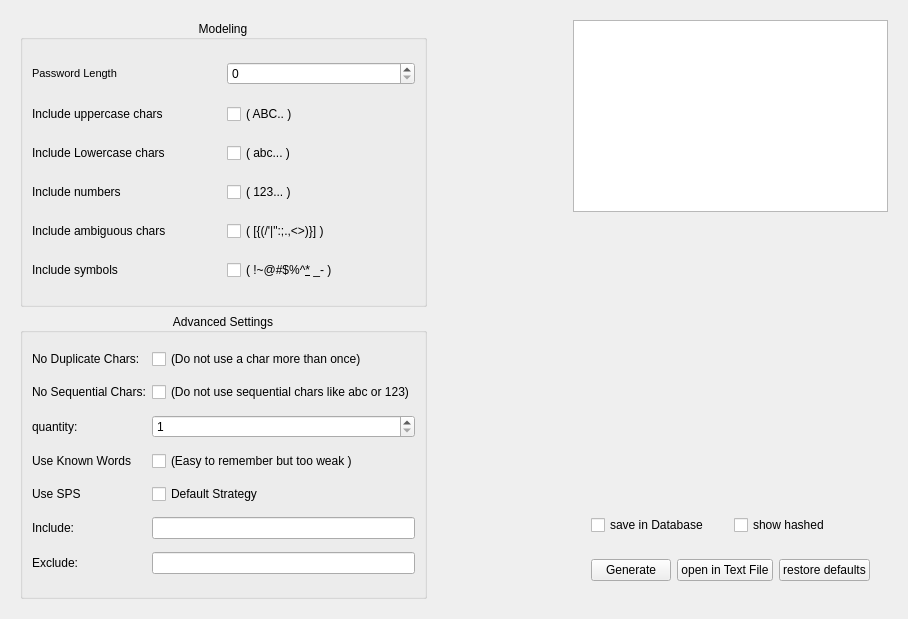
<?xml version="1.0" encoding="UTF-8"?>
<ui version="4.0">
 <class>PasswordGenerator</class>
 <widget class="QWidget" name="PasswordGenerator">
  <property name="geometry">
   <rect>
    <x>0</x>
    <y>0</y>
    <width>908</width>
    <height>619</height>
   </rect>
  </property>
  <property name="windowTitle">
   <string>Form</string>
  </property>
  <layout class="QHBoxLayout" name="horizontalLayout_3">
   <item>
    <widget class="QWidget" name="widget_2" native="true">
     <property name="class" stdset="0">
      <string>widget</string>
     </property>
     <layout class="QVBoxLayout" name="verticalLayout">
      <item>
       <widget class="QGroupBox" name="modelingGroupBox">
        <property name="title">
         <string>Modeling</string>
        </property>
        <property name="alignment">
         <set>Qt::AlignCenter</set>
        </property>
        <layout class="QGridLayout" name="gridLayout_3">
         <item row="1" column="1">
          <widget class="QCheckBox" name="uppercaseCheckBox">
           <property name="sizePolicy">
            <sizepolicy hsizetype="Preferred" vsizetype="Fixed">
             <horstretch>0</horstretch>
             <verstretch>0</verstretch>
            </sizepolicy>
           </property>
           <property name="text">
            <string>( ABC.. )</string>
           </property>
          </widget>
         </item>
         <item row="3" column="0">
          <widget class="QLabel" name="label">
           <property name="text">
            <string>Include numbers</string>
           </property>
          </widget>
         </item>
         <item row="5" column="0">
          <widget class="QLabel" name="label_5">
           <property name="text">
            <string>Include symbols</string>
           </property>
          </widget>
         </item>
         <item row="1" column="0">
          <widget class="QLabel" name="label_3">
           <property name="text">
            <string>Include uppercase chars</string>
           </property>
          </widget>
         </item>
         <item row="5" column="1">
          <widget class="QCheckBox" name="symbolsCheckBox">
           <property name="text">
            <string>( !~@#$%^&amp;* _- )</string>
           </property>
          </widget>
         </item>
         <item row="4" column="0">
          <widget class="QLabel" name="label_4">
           <property name="text">
            <string>Include ambiguous chars</string>
           </property>
          </widget>
         </item>
         <item row="4" column="1">
          <widget class="QCheckBox" name="ambiguousCharsCheckBox">
           <property name="text">
            <string>( [{(/'|&quot;:;.,&lt;&gt;)}] )</string>
           </property>
          </widget>
         </item>
         <item row="2" column="1">
          <widget class="QCheckBox" name="lowercaseCheckBox">
           <property name="sizePolicy">
            <sizepolicy hsizetype="Preferred" vsizetype="Fixed">
             <horstretch>0</horstretch>
             <verstretch>0</verstretch>
            </sizepolicy>
           </property>
           <property name="text">
            <string>( abc... )</string>
           </property>
          </widget>
         </item>
         <item row="3" column="1">
          <widget class="QCheckBox" name="numbersCheckBox">
           <property name="text">
            <string>( 123... )</string>
           </property>
          </widget>
         </item>
         <item row="2" column="0">
          <widget class="QLabel" name="label_2">
           <property name="text">
            <string>Include Lowercase chars</string>
           </property>
          </widget>
         </item>
         <item row="0" column="0">
          <widget class="QLabel" name="label_11">
           <property name="font">
            <font>
             <pointsize>8</pointsize>
            </font>
           </property>
           <property name="text">
            <string>Password Length</string>
           </property>
          </widget>
         </item>
         <item row="0" column="1">
          <widget class="QSpinBox" name="passwordLengthSpinBox"/>
         </item>
        </layout>
       </widget>
      </item>
      <item>
       <widget class="QGroupBox" name="advancedSettingsGroupBox">
        <property name="title">
         <string>Advanced Settings</string>
        </property>
        <property name="alignment">
         <set>Qt::AlignCenter</set>
        </property>
        <layout class="QGridLayout" name="gridLayout_2">
         <item row="3" column="0">
          <widget class="QLabel" name="label_9">
           <property name="text">
            <string>Use Known Words</string>
           </property>
          </widget>
         </item>
         <item row="2" column="1">
          <widget class="QSpinBox" name="passwordCountSpinBox">
           <property name="sizePolicy">
            <sizepolicy hsizetype="Preferred" vsizetype="Fixed">
             <horstretch>0</horstretch>
             <verstretch>0</verstretch>
            </sizepolicy>
           </property>
           <property name="minimum">
            <number>1</number>
           </property>
          </widget>
         </item>
         <item row="3" column="1">
          <widget class="QCheckBox" name="knownWordsCheckBox">
           <property name="sizePolicy">
            <sizepolicy hsizetype="Maximum" vsizetype="Fixed">
             <horstretch>0</horstretch>
             <verstretch>0</verstretch>
            </sizepolicy>
           </property>
           <property name="text">
            <string>(Easy to remember but too weak )</string>
           </property>
          </widget>
         </item>
         <item row="4" column="1">
          <widget class="QCheckBox" name="SPSCheckBox">
           <property name="text">
            <string>Default Strategy</string>
           </property>
          </widget>
         </item>
         <item row="5" column="0">
          <widget class="QLabel" name="label_12">
           <property name="text">
            <string>Include:</string>
           </property>
          </widget>
         </item>
         <item row="1" column="0">
          <widget class="QLabel" name="label_7">
           <property name="text">
            <string>No Sequential Chars:</string>
           </property>
          </widget>
         </item>
         <item row="4" column="0">
          <widget class="QLabel" name="label_10">
           <property name="text">
            <string>Use SPS</string>
           </property>
          </widget>
         </item>
         <item row="0" column="0">
          <widget class="QLabel" name="label_6">
           <property name="text">
            <string>No Duplicate Chars:</string>
           </property>
          </widget>
         </item>
         <item row="0" column="1">
          <widget class="QCheckBox" name="duplicateCheckBox">
           <property name="sizePolicy">
            <sizepolicy hsizetype="Maximum" vsizetype="Fixed">
             <horstretch>0</horstretch>
             <verstretch>0</verstretch>
            </sizepolicy>
           </property>
           <property name="text">
            <string>(Do not use a char more than once)</string>
           </property>
          </widget>
         </item>
         <item row="1" column="1">
          <widget class="QCheckBox" name="sequentialCheckBox">
           <property name="sizePolicy">
            <sizepolicy hsizetype="Maximum" vsizetype="Fixed">
             <horstretch>0</horstretch>
             <verstretch>0</verstretch>
            </sizepolicy>
           </property>
           <property name="text">
            <string>(Do not use sequential chars like abc or 123)</string>
           </property>
          </widget>
         </item>
         <item row="2" column="0">
          <widget class="QLabel" name="label_8">
           <property name="text">
            <string>quantity:</string>
           </property>
          </widget>
         </item>
         <item row="6" column="0">
          <widget class="QLabel" name="label_13">
           <property name="text">
            <string>Exclude:</string>
           </property>
          </widget>
         </item>
         <item row="5" column="1">
          <widget class="QLineEdit" name="includeLineEdit">
           <property name="sizePolicy">
            <sizepolicy hsizetype="Preferred" vsizetype="Fixed">
             <horstretch>0</horstretch>
             <verstretch>0</verstretch>
            </sizepolicy>
           </property>
          </widget>
         </item>
         <item row="6" column="1">
          <widget class="QLineEdit" name="excludeLineEdit">
           <property name="sizePolicy">
            <sizepolicy hsizetype="Preferred" vsizetype="Fixed">
             <horstretch>0</horstretch>
             <verstretch>0</verstretch>
            </sizepolicy>
           </property>
          </widget>
         </item>
        </layout>
       </widget>
      </item>
     </layout>
    </widget>
   </item>
   <item>
    <spacer name="verticalSpacer_2">
     <property name="orientation">
      <enum>Qt::Vertical</enum>
     </property>
     <property name="sizeHint" stdset="0">
      <size>
       <width>20</width>
       <height>40</height>
      </size>
     </property>
    </spacer>
   </item>
   <item>
    <spacer name="horizontalSpacer">
     <property name="orientation">
      <enum>Qt::Horizontal</enum>
     </property>
     <property name="sizeHint" stdset="0">
      <size>
       <width>40</width>
       <height>20</height>
      </size>
     </property>
    </spacer>
   </item>
   <item>
    <widget class="QWidget" name="widget_5" native="true">
     <layout class="QVBoxLayout" name="verticalLayout_3">
      <item>
       <widget class="QTextEdit" name="ouputTextEdit">
        <property name="sizePolicy">
         <sizepolicy hsizetype="Preferred" vsizetype="Maximum">
          <horstretch>0</horstretch>
          <verstretch>0</verstretch>
         </sizepolicy>
        </property>
        <property name="html">
         <string>&lt;!DOCTYPE HTML PUBLIC &quot;-//W3C//DTD HTML 4.0//EN&quot; &quot;http://www.w3.org/TR/REC-html40/strict.dtd&quot;&gt;
&lt;html&gt;&lt;head&gt;&lt;meta name=&quot;qrichtext&quot; content=&quot;1&quot; /&gt;&lt;style type=&quot;text/css&quot;&gt;
p, li { white-space: pre-wrap; }
&lt;/style&gt;&lt;/head&gt;&lt;body style=&quot; font-family:'MS Shell Dlg 2'; font-size:8.25pt; font-weight:400; font-style:normal;&quot;&gt;
&lt;p style=&quot;-qt-paragraph-type:empty; margin-top:0px; margin-bottom:0px; margin-left:0px; margin-right:0px; -qt-block-indent:0; text-indent:0px;&quot;&gt;&lt;br /&gt;&lt;/p&gt;&lt;/body&gt;&lt;/html&gt;</string>
        </property>
       </widget>
      </item>
      <item>
       <spacer name="verticalSpacer">
        <property name="orientation">
         <enum>Qt::Vertical</enum>
        </property>
        <property name="sizeHint" stdset="0">
         <size>
          <width>20</width>
          <height>40</height>
         </size>
        </property>
       </spacer>
      </item>
      <item>
       <widget class="QWidget" name="widget_4" native="true">
        <layout class="QVBoxLayout" name="verticalLayout_2">
         <item>
          <widget class="QWidget" name="widget_3" native="true">
           <layout class="QHBoxLayout" name="horizontalLayout_2">
            <item>
             <widget class="QCheckBox" name="saveInDBCheckBox">
              <property name="text">
               <string>save in Database</string>
              </property>
             </widget>
            </item>
            <item>
             <widget class="QCheckBox" name="showHashedCheckBox">
              <property name="text">
               <string>show hashed</string>
              </property>
             </widget>
            </item>
           </layout>
          </widget>
         </item>
         <item>
          <widget class="QWidget" name="widget" native="true">
           <layout class="QHBoxLayout" name="horizontalLayout">
            <item>
             <widget class="QPushButton" name="generatePushButton">
              <property name="text">
               <string>Generate</string>
              </property>
             </widget>
            </item>
            <item>
             <widget class="QPushButton" name="openInTextFilePushButton">
              <property name="text">
               <string>open in Text File</string>
              </property>
             </widget>
            </item>
            <item>
             <widget class="QPushButton" name="restorePushButton">
              <property name="text">
               <string>restore defaults</string>
              </property>
             </widget>
            </item>
           </layout>
          </widget>
         </item>
        </layout>
       </widget>
      </item>
     </layout>
    </widget>
   </item>
  </layout>
 </widget>
 <resources/>
 <connections/>
</ui>
